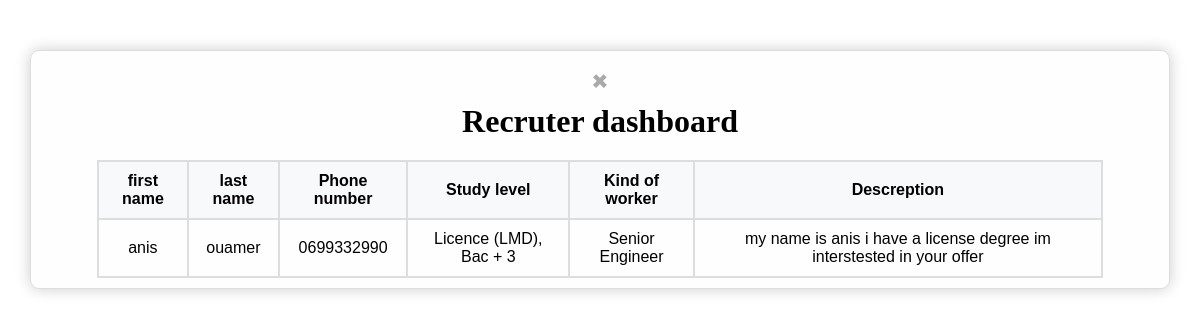
/detaille.php?d=15 (signed in), run on the app's committed database.
### tables this page shows
CREATE TABLE `postuler` (
  `id_postuler` int(20) NOT NULL,
  `id_utilisateur` int(20) NOT NULL,
  `id_offre` int(20) NOT NULL,
  `id_recruteure` int(20) NOT NULL,
  `firstname` varchar(255) NOT NULL,
  `lastname` varchar(255) NOT NULL,
  `sexe` varchar(20) NOT NULL,
  `phonenumber` int(20) NOT NULL,
  `niveau_etude` enum('Niveau Secondaire','Niveau Terminal','Baccalauréat','TS Bac +2','Licence (LMD), Bac + 3','Master 1, Licence  Bac + 4','Master 2, Ingéniorat, Bac + 5','Magistère Bac + 7','Doctorat','Non Diplômante','Formation Professionnelle','Certification') NOT NULL,
  `cv` varchar(3000) NOT NULL
);

CREATE TABLE `offre` (
  `id_offre` int(20) NOT NULL,
  `id_recruteure` int(20) NOT NULL,
  `created_at` date DEFAULT NULL,
  `nom_entreprise` varchar(40) NOT NULL,
  `naw3` varchar(100) NOT NULL,
  `valide` enum('V','F') NOT NULL DEFAULT 'F',
  `Kind_worker` varchar(30) NOT NULL,
  `tel_entreprise` int(20) NOT NULL,
  `email_entreprise` varchar(100) NOT NULL,
  `détaille_offre` varchar(1000) NOT NULL,
  `type_de_contrat` varchar(1000) NOT NULL,
  `logo` varchar(255) NOT NULL
);

### html/detaille.php (the view, shortened to what this page needs)
<?php
require_once "conection.php";
if (isset($_SESSION['id_r'])) {
    $user_id = $_SESSION['id_r'];
}
if (isset($_GET['d'])){
    $amin=$_GET['d'];
}
?>
<!DOCTYPE html>
<html>
<head>
    <link rel="stylesheet" href="../css/detaille.css">
</head>
<body>
<div class="container">
<a href="profile.php"> <span id="close">&times;</span> </a>
        <div class="admin-header">Recruter dashboard</div>
        <div class="admin-content">
            <table class="admin-table">
                <tr>
                    <th>first name </th>
                    <th>last name </th>
                    <th>Phone number</th>
                    <th>Study level</th>
                    <th>Kind of worker</th>
                    <th>Descreption</th>
                </tr>
               <?php
                $query = mysqli_query($conn, "SELECT p.*, o.* FROM `postuler` p JOIN `offre` o ON p.id_offre = o.id_offre WHERE p.id_offre = '$amin' AND p.id_recruteure='$user_id'");
                if (mysqli_num_rows($query) > 0) {
                    while ($row = mysqli_fetch_assoc($query)) {
                        echo '<tr>
                        <td>' . $row['firstname'] . '</td>
                        <td>' . $row['lastname'] . '</td>
                        <td>0' . $row['phonenumber'] . '</td>
                        <td>' . $row['niveau_etude'] . '</td>
                        <td>' . $row['Kind_worker'] . '</td>
                        <td>' . $row['cv'] . '</td>
                    </tr>';
                    }
                }
                ?>
            </table>
        </div>
</body>
</html>

### css/detaille.css (style rules this page uses)
* { margin: 0; padding: 0; box-sizing: border-box; font-family: 'Poppins', sans-serif; }
body, html { height: 100%; }
.container { width: 95%; margin: 50px auto; padding: 10px; border: 1px solid #ddd; border-radius: 9px; background-color: rgba(207, 198, 198, 0.02); box-shadow: 0px 0px 15px rgba(8, 0, 0, 0.200); display: flex; flex-direction: column; align-items: center; justify-content: center; }
.admin-header { font-size: 2rem; margin-bottom: 20px; text-align: center; font-family: "Lora", serif; font-weight: 600; }
.admin-content { display: flex; justify-content: center; width: 90%; }
.admin-table { width: 100%; border-collapse: collapse; text-align: left; }
.admin-table th, .admin-table td { padding: 10px; border: 2px solid #ddd; text-align: center; font-family: "ABeeZee", sans-serif; }
.admin-table th { background-color: #f8f9fa; font-weight: bold; text-align: center; font-family: "ABeeZee", sans-serif; }
#close { color: #aaa; float: right; font-size: 28px; font-weight: bold; }

### data on the page
postuler: firstname "anis", lastname "ouamer", phonenumber "699332990", niveau_etude "Licence (LMD), Bac + 3", id_offre.Kind_worker "Senior Engineer", cv "my name is anis i have a license degree im interstested in your offer"
